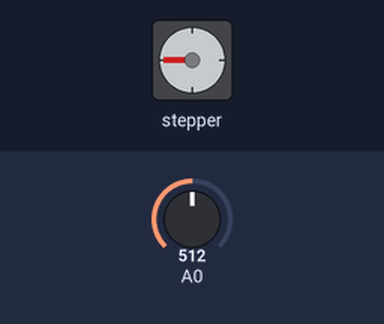
Simulated run of this sketch. Board: Arduino Uno, built with avr-gcc and run on an emulated ATmega328P. Shown: stepper motor. The inputs (shaded band) are chosen by the test bench; at power-on: A0 = 512. Stepper angles assume 100 steps per turn.

Above: at 1.2 s.
1.3 s: A0 set to 122
At 2.2 s:
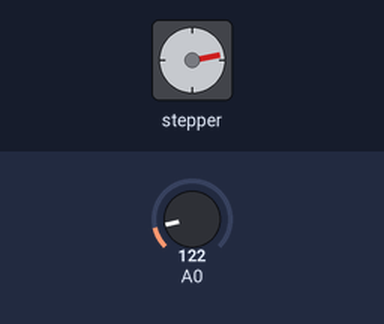
4.3 s: A0 set to 306
7.3 s: A0 set to 0
At 7.3 s:
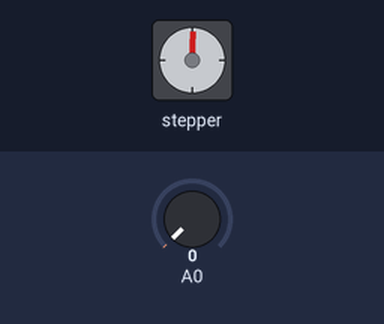
8.8 s: A0 set to 9
10.3 s: A0 set to 12
At 13.1 s:
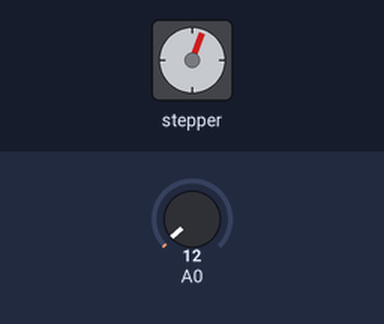
Timing chart, 0 to 51.4 s (numbered marks = the images above; inputs shaded):
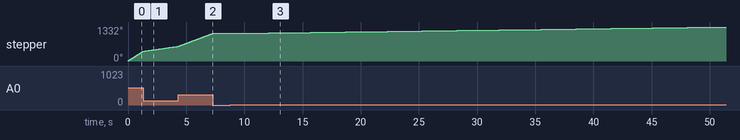

Measured:
- the behaviour switches between 10 and 11 on A0 (found by bisection; images 2 and 3)
- after the input at 7.3 s, stepper: stops changing and stays 1083°
- after the input at 8.8 s, every drawn part: stays the same

The sketch:

Stepper_Motor.ino
```cpp
#include <Stepper.h>

const int stepsPerRevolution = 100;  // change this to fit the number of steps per revolution
// for your motor


// initialize the stepper library on pins 8 through 11:
Stepper myStepper(stepsPerRevolution, 2, 3, 6, 7);

int stepCount = 0;  // number of steps the motor has taken

void setup() {
  // nothing to do inside the setup
}

void loop() {
  // read the sensor value:
  int sensorReading = analogRead(A0);
  // map it to a range from 0 to 100:
  int motorSpeed = map(sensorReading, 0, 1023, 0, 100);
  // set the motor speed:
  if (motorSpeed > 0) {
    myStepper.setSpeed(motorSpeed);
    // step 1/100 of a revolution:
    myStepper.step(stepsPerRevolution / 100);
  }
}
```
